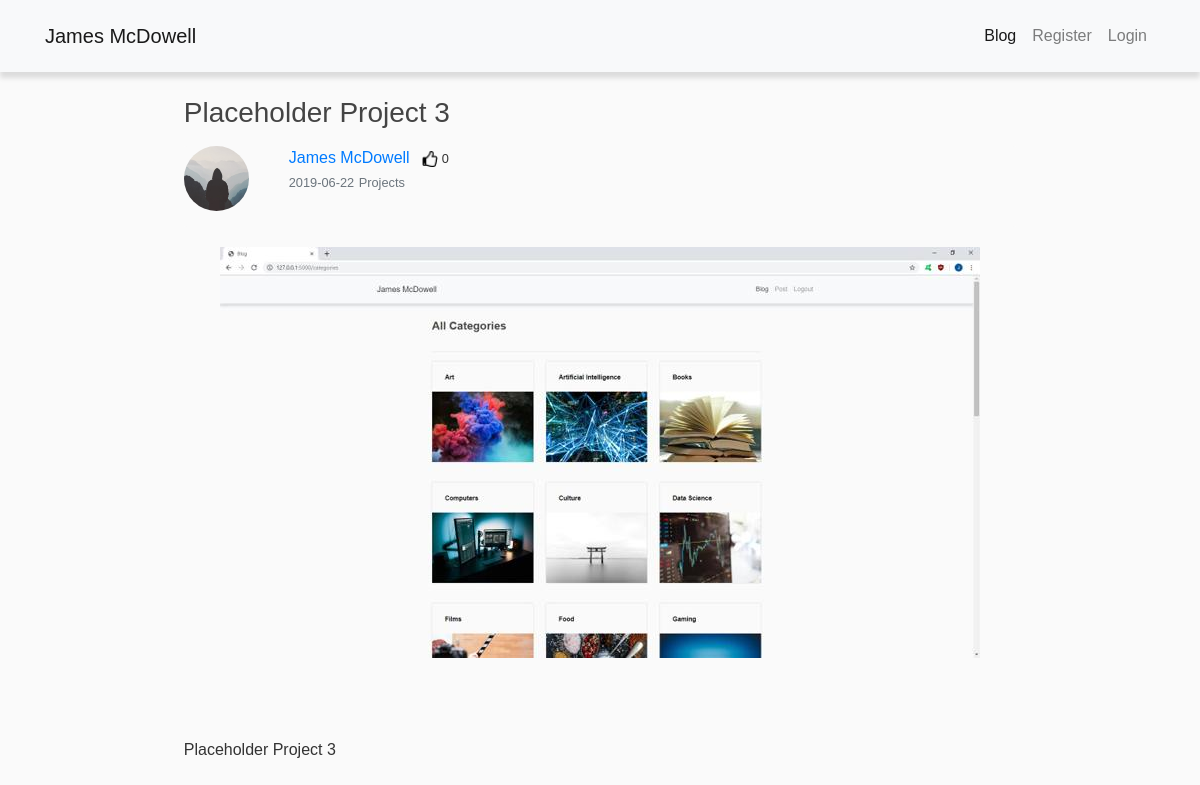
The app's page /post/4 with its own data.
### flaskblog/models.py (models this page shows, shortened)
class Post(db.Model):
    id = db.Column(db.Integer, primary_key=True)
    title = db.Column(db.String(100), nullable=False)
    date_posted = db.Column(db.DateTime, nullable=False, default=datetime.utcnow)
    content = db.Column(db.Text, nullable=False)
    image_file = db.Column(db.String(20), nullable=False, default='default.jpg')
    user_id = db.Column(db.Integer, db.ForeignKey('user.id'), nullable=False)
    likes = db.relationship('PostLike', backref='post', lazy='dynamic')
    cat_id = db.Column(db.Integer, db.ForeignKey('cat.id'), nullable=False)

class User(UserMixin, db.Model):
    id = db.Column(db.Integer, primary_key=True)
    username = db.Column(db.String(20), unique=True, nullable=False)
    email = db.Column(db.String(120), unique=True, nullable=False)
    image_file = db.Column(db.String(20), nullable=False, default='default.jpg')
    password = db.Column(db.String(60), nullable=False)
    posts = db.relationship('Post', backref='author', lazy=True)
    liked = db.relationship(
        'PostLike',
        foreign_keys='PostLike.user_id',
        backref='user', lazy='dynamic')

class Cat(db.Model):
    id = db.Column(db.Integer, primary_key=True)
    title = db.Column(db.String(30), nullable=False)
    posts = db.relationship('Post', backref='categ', lazy=True)
    category_image = db.Column(db.String(20), nullable=False, default='other.jpg')

### flaskblog/posts/routes.py (the view)
@posts.route('/post/<int:post_id>')
def post(post_id):
    post = Post.query.get_or_404(post_id)
    return render_template('post.html', title=post.title, post=post)

### flaskblog/templates/post.html (shortened to what this page needs)
{% extends "nosb_layout.html" %}
{% block content %}
        <h3 class="article-title">{{ post.title }}</h3>
        <article class="media content-section mt-3">
          <ul class="list-unstyled mr-4">
            <li>
                <a href="{{ url_for('users.user_profile', username=post.author.username) }}"><img class="rounded-circle article-img" src="{{ url_for('static', filename='profile_pics/' + post.author.image_file) }}"></a>
            </li>
          </ul>
          <div class="media-body">
            <div class="article-metadata">
              <a class="mr-2" href="{{ url_for('users.user_posts', username=post.author.username) }}">{{ post.author.username }}</a>
                {% if current_user.is_authenticated %}
                    {% if current_user.has_liked_post(post) %}
                            <small><a href="{{ url_for('posts.like_action', post_id=post.id, action='unlike') }}"><img class="like" src="{{ url_for('static', filename='home_pics/thumblike.png') }}"></a> {{ post.likes.count() }}</small>
                      {% else %}
                            <small><a href="{{ url_for('posts.like_action', post_id=post.id, action='like') }}"><img class="like" src="{{ url_for('static', filename='home_pics/thumbunlike.png') }}"></a> {{ post.likes.count() }}</small>
                      {% endif %}
                {% else %}
                    <small><img class="like" src="{{ url_for('static', filename='home_pics/thumbunlike.png') }}"> {{ post.likes.count() }}</small>
                {% endif %}
                <br>
              <small class="text-muted">{{ post.date_posted.strftime('%Y-%m-%d') }}</small>
              <small class="text-muted">{{ post.categ.title }}</small>
            </div>
          </div>
        </article>
        <div>
            <img class="post-image" src="{{ url_for('static', filename='post_pics/' + post.image_file) }}">
            <p class="article-content">{{ post.content|safe }}</p>
        </div>
{% endblock content %}

### flaskblog/static/format.css (style rules this page uses)
img { max-width: 100%; height: auto; }

### flaskblog/static/main.css (style rules this page uses)
body { background: #fafafa; color: #333333; margin-top: 4.5rem; }
h1, h2, h3, h4, h5, h6 { color: #444444; }
.content-section { background: #fafafa; border-radius: 3px; margin-bottom: 20px; }
.article-title { color: #444444; }
.article-content { white-space: pre-line; }
.article-img { height: 65px; width: 65px; margin-right: 16px; }
.article-metadata { padding-bottom: 1px; margin-bottom: 4px; }
.post-image { display: block; margin-left: auto; margin-right: auto; max-width: 100%; height: auto; margin-bottom: 5em; }

### records on screen
Post: title "Placeholder Project 3", date_posted "2019-06-22", image_file (picture), content "Placeholder Project 3"
User: image_file (placeholder picture), author.username "James McDowell"
Cat: categ "Projects"

### other values on screen
{{ post.likes.count() }} "0"
